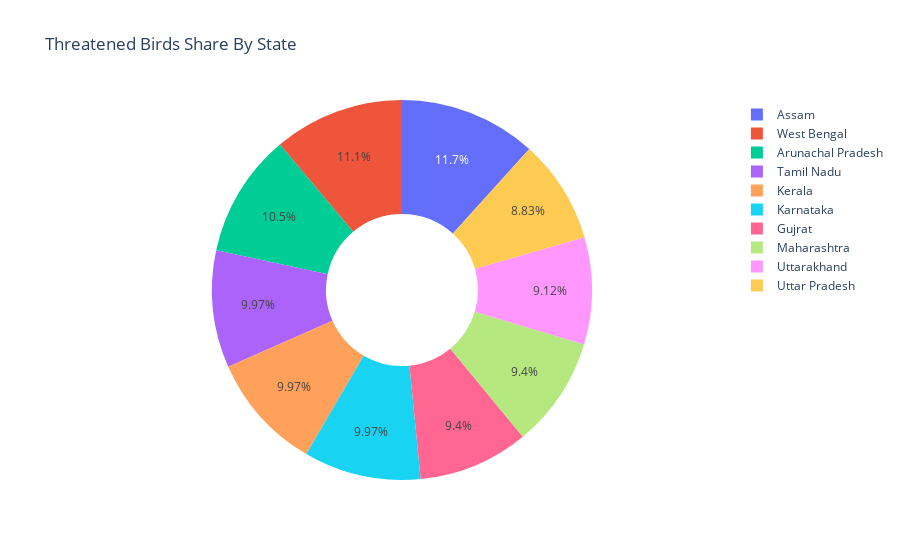

The notebook cell this image was saved under:
### Code cell
fig = px.pie(
    plot_df, values='Threatened_Count', names='State',
    title='Threatened Birds Share By State',
    hole=0.4  # donut
)
fig.show()

### Figure 1 — Plotly figure (JSON) as saved in the notebook; plotly's stock layout.template omitted (floating-point values rounded to 4 significant figures)
{"data": [{"domain": {"x": [0, 1], "y": [0, 1]}, "hole": 0.4, "hovertemplate": "State=%{label}<br>Threatened_Count=%{value}<extra></extra>", "labels": ["Assam", "West Bengal", "Arunachal Pradesh", "Tamil Nadu", "Kerala", "Karnataka", "Gujrat", "Maharashtra", "Uttarakhand", "Uttar Pradesh"], "legendgroup": "", "name": "", "showlegend": true, "type": "pie", "values": [41, 39, 37, 35, 35, 35, 33, 33, 32, 31]}], "layout": {"autosize": true, "legend": {"tracegroupgap": 0}, "title": {"text": "Threatened Birds Share By State"}}}
